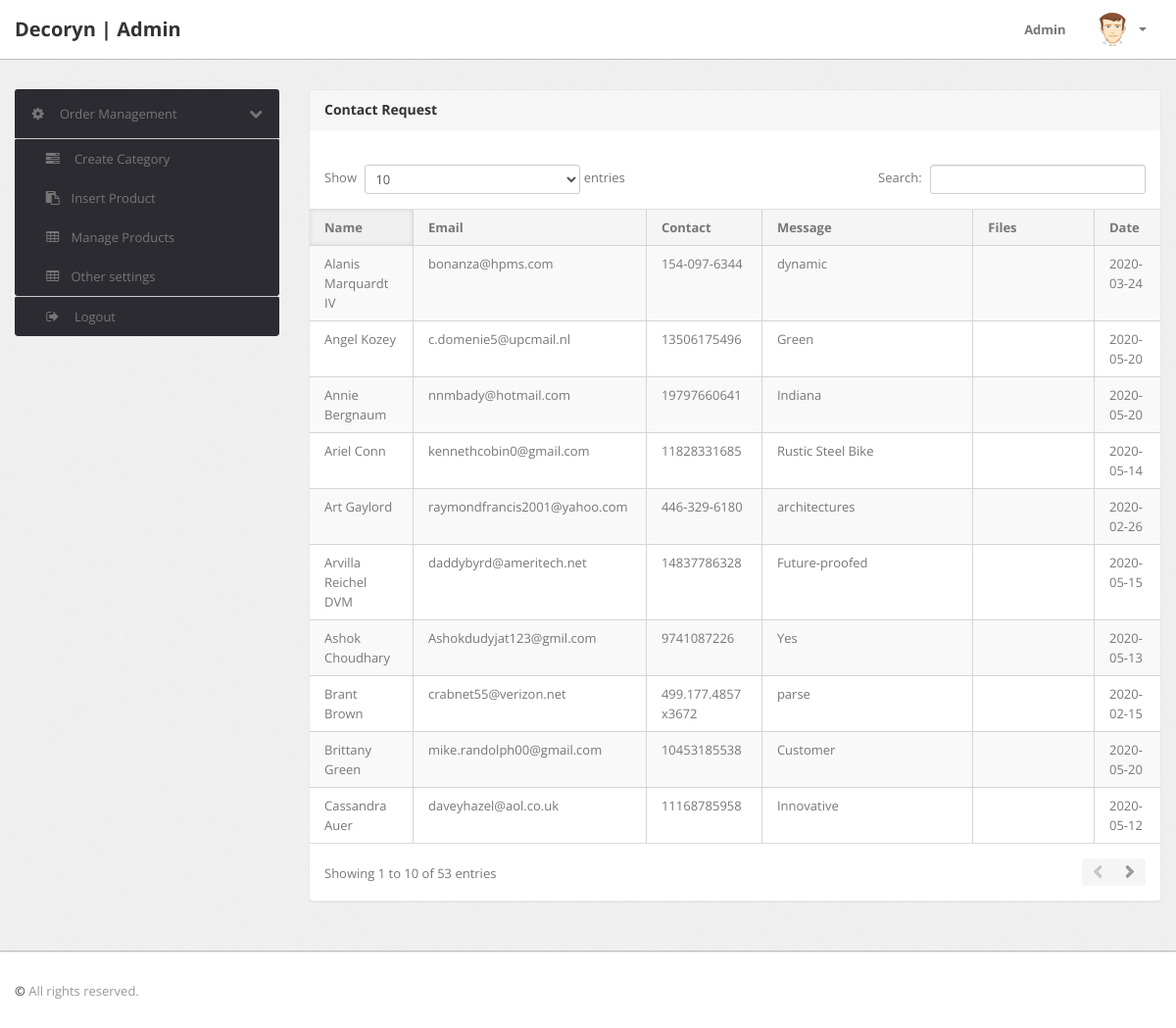
The page /admin/pending-orders.php (signed in) on the database its author committed.
### tables this page shows
CREATE TABLE `contact` (
  `id` int(11) NOT NULL,
  `name` varchar(222) NOT NULL,
  `phone` varchar(222) NOT NULL,
  `email` varchar(222) NOT NULL,
  `msg` varchar(200) NOT NULL,
  `file` varchar(222) DEFAULT NULL,
  `date` date NOT NULL
);

### admin/pending-orders.php (the view, shortened to what this page needs)
<?php
if(strlen($_SESSION['alogin'])==0)
	{
header('location:index.php');
}
else{
?>
<!DOCTYPE html>
<html lang="en">
<head>
	<link type="text/css" href="bootstrap/css/bootstrap.min.css" rel="stylesheet">
	<link type="text/css" href="bootstrap/css/bootstrap-responsive.min.css" rel="stylesheet">
	<link type="text/css" href="css/theme.css" rel="stylesheet">
	<link type="text/css" href="images/icons/css/font-awesome.css" rel="stylesheet">
</head>
<body>
<?php include('include/header.php');?>
	<div class="wrapper">
		<div class="container">
			<div class="row">
<?php include('include/sidebar.php');?>
			<div class="span9">
					<div class="content">
	<div class="module">
							<div class="module-head">
								<h3>Contact Request</h3>
							</div>
							<div class="module-body table">
									<br />
								<table cellpadding="0" cellspacing="0" border="0" class="datatable-1 table table-bordered table-striped	 display" >
									<thead>
										<tr>
											<th> Name</th>
											<th width="50">Email</th>
											<th>Contact</th>
											<th>Message </th>
												<th>Files </th>
											<th>Date </th>
										</tr>
									</thead>
<tbody>
<?php
$query=mysqli_query($con,"select * from contact order by id desc");
$cnt=1;
while($row=mysqli_fetch_array($query))
{
?>
										<tr>
											<td><?php echo htmlentities($row['name']);?></td>
											<td><?php echo htmlentities($row['email']);?></td>
											<td><?php echo htmlentities($row['phone']);?></td>
												<td><?php echo htmlentities($row['msg']);?></td>
													<td></td>
													<td><?php echo htmlentities($row['date']);?></td>
											</tr>
										<?php $cnt=$cnt+1; } ?>
										</tbody>
								</table>
							</div>
						</div>
					</div>
				</div>
			</div>
		</div>
	</div>
<?php include('include/footer.php');?>
</body>
<?php } ?>

### admin/css/theme.css (style rules this page uses)
body { font-size: 13px; font-family: 'Open Sans', Arial, sans-serif; background: #fff; color: #777 }
h1, h2, h3, h4, h5, h6 { color: #333; margin-top: 0 }
h3 { font-size: 20px }
.wrapper { background: url(../images/bg.png) #eee; border-bottom: 1px solid #bbb; -webkit-box-shadow: 0 1px 2px rgba(0,0,0,0.1); -moz-box-shadow: 0 1px 2px rgba(0,0,0,0.1); box-shadow: 0 1px 2px rgba(0,0,0,0.1); padding: 30px 0 }
.module { background: #fff; -webkit-border-radius: 3px; -moz-border-radius: 3px; border-radius: 3px; border: 1px solid #ccc; border-bottom-color: #bbb; -webkit-box-shadow: 0 0 1px rgba(0,0,0,0.2); -moz-box-shadow: 0 0 1px rgba(0,0,0,0.2); box-shadow: 0 0 1px rgba(0,0,0,0.2); margin-bottom: 30px }
.table { margin-bottom: 0 }
.table th, .table td { border-color: #d5d5d5!important }
.table-bordered thead:first-child tr:first-child>th:first-child, .table-bordered tbody:first-child tr:first-child>td:first-child { -webkit-border-top-left-radius: 2px; -moz-border-radius-topleft: 2px; border-top-left-radius: 2px }
.table-bordered thead:first-child tr:first-child>th:last-child, .table-bordered tbody:first-child tr:first-child>td:last-child { -webkit-border-top-right-radius: 2px; -moz-border-radius-topright: 2px; border-top-right-radius: 2px }
.table-bordered thead:last-child tr:last-child>th:first-child, .table-bordered tbody:last-child tr:last-child>td:first-child, .table-bordered tfoot:last-child tr:last-child>td:first-child { -webkit-border-bottom-left-radius: 2px; -moz-border-radius-bottomleft: 2px; border-bottom-left-radius: 2px }
.table-bordered thead:last-child tr:last-child>th:last-child, .table-bordered tbody:last-child tr:last-child>td:last-child, .table-bordered tfoot:last-child tr:last-child>td:last-child { -webkit-border-bottom-right-radius: 2px; -moz-border-radius-bottomright: 2px; border-bottom-right-radius: 2px }
.module { box-shadow: 0 0 3px rgba(0,0,0,.1); border-color: #e9e9e9; margin-bottom: 20px; background-color: #fff; border-radius: 4px; -webkit-box-shadow: 0 1px 1px rgba(0,0,0,.05); box-shadow: 0 1px 1px rgba(0,0,0,.05); }
.module-head { color: #767676; background-color: #f6f6f6; border-color: #e9e9e9; padding: 10px 15px; border-bottom: 1px solid transparent; border-top-right-radius: 3px; border-top-left-radius: 3px; }
.module-head h3 { font-size: 14px; line-height: 20px; height: 20px; margin: 0 }
.module-body { padding: 15px }
.module-body.table { padding: 15px 0 }
.module-body.table .table th, .module-body.table .table td { padding-left: 15px; padding-right: 15px }
.dataTables_wrapper table th { background: #f5f5f5; cursor: pointer }
.dataTables_wrapper table th.sorting_asc, .dataTables_wrapper table th.sorting_desc { background: #f0f0f0; -webkit-box-shadow: 0 0 5px rgba(0,0,0,0.1) inset; -moz-box-shadow: 0 0 5px rgba(0,0,0,0.1) inset; box-shadow: 0 0 5px rgba(0,0,0,0.1) inset }
.dataTables_wrapper .table-bordered { -webkit-border-radius: 0; -moz-border-radius: 0; border-radius: 0; border-left: 0; border-right: 0 }
.dataTables_wrapper .table-bordered thead tr>th:first-child, .dataTables_wrapper .table-bordered tbody tr>td:first-child, .dataTables_wrapper .table-bordered tfoot tr>td:first-child, .dataTables_wrapper .table-bordered tfoot tr>th:first-child { border-left: 0 }
.dataTables_wrapper .table-bordered thead:first-child tr:first-child>th:first-child, .dataTables_wrapper .table-bordered tbody:first-child tr:first-child>td:first-child { -webkit-border-top-left-radius: 0; -moz-border-radius-topleft: 0; border-top-left-radius: 0 }
.dataTables_wrapper .table-bordered thead:first-child tr:first-child>th:last-child, .dataTables_wrapper .table-bordered tbody:first-child tr:first-child>td:last-child { -webkit-border-top-right-radius: 0; -moz-border-radius-topright: 0; border-top-right-radius: 0 }
.dataTables_wrapper .table-bordered thead:last-child tr:last-child>th:first-child, .dataTables_wrapper .table-bordered tbody:last-child tr:last-child>td:first-child, .dataTables_wrapper .table-bordered tfoot:last-child tr:last-child>td:first-child { -webkit-border-bottom-left-radius: 0; -moz-border-radius-bottomleft: 0; border-bottom-left-radius: 0 }
.dataTables_wrapper .table-bordered thead:last-child tr:last-child>th:last-child, .dataTables_wrapper .table-bordered tbody:last-child tr:last-child>td:last-child, .dataTables_wrapper .table-bordered tfoot:last-child tr:last-child>td:last-child { -webkit-border-bottom-right-radius: 0; -moz-border-radius-bottomright: 0; border-bottom-right-radius: 0 }

### rows shown on the page
contact: name "Angel Kozey", email "c.domenie5@upcmail.nl", phone "13506175496", msg "Green", date "2020-05-20"
contact: name "Brittany Green", email "mike.randolph00@gmail.com", phone "10453185538", msg "Customer", date "2020-05-20"
contact: name "Annie Bergnaum", email "nnmbady@hotmail.com", phone "19797660641", msg "Indiana", date "2020-05-20"
contact: name "Arvilla Reichel DVM", email "daddybyrd@ameritech.net", phone "14837786328", msg "Future-proofed", date "2020-05-15"
contact: name "Ariel Conn", email "kennethcobin0@gmail.com", phone "11828331685", msg "Rustic Steel Bike", date "2020-05-14"
contact: name "Ashok Choudhary", email "Ashokdudyjat123@gmil.com", phone "9741087226", msg "Yes", date "2020-05-13"
contact: name "Cassandra Auer", email "daveyhazel@aol.co.uk", phone "11168785958", msg "Innovative", date "2020-05-12"
contact: name "Alanis Marquardt IV", email "bonanza@hpms.com", phone "154-097-6344", msg "dynamic", date "2020-03-24"
contact: name "Art Gaylord", email "raymondfrancis2001@yahoo.com", phone "446-329-6180", msg "architectures", date "2020-02-26"
contact: name "Brant Brown", email "crabnet55@verizon.net", phone "499.177.4857 x3672", msg "parse", date "2020-02-15"
